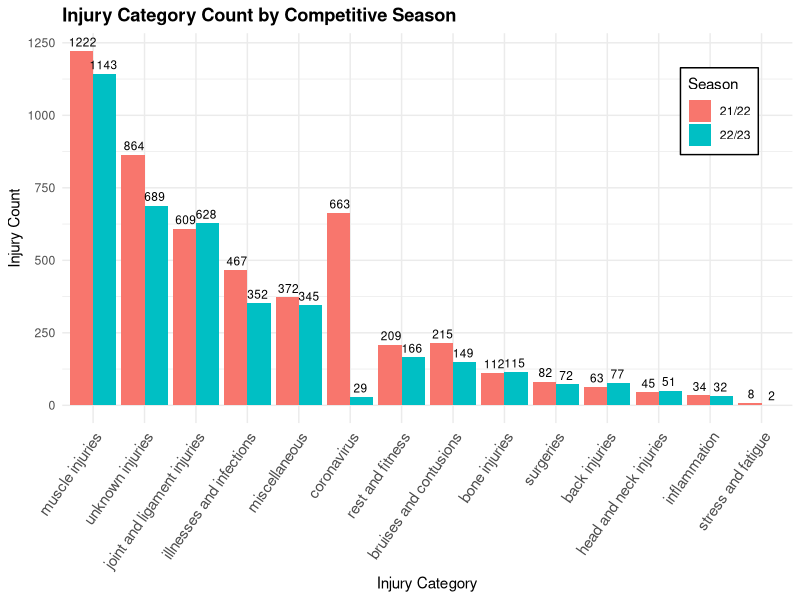

This chart was generated by the following R code:
library(tidyverse)

data <- read_csv('./derived_data/clean_data.csv')

plt15 <- data %>%
  count(injury_category, season) %>% 
  ggplot(aes(x = reorder(injury_category, -n), y = n, fill = season)) +
  geom_bar(stat = "identity", position = position_dodge(width = 0.9)) + 
  geom_text(aes(label = n), position = position_dodge(width = 0.8), vjust = -0.5, size = 3) + 
  labs(
    x = "Injury Category",
    y = "Injury Count",
    fill = "Season", 
    title = "Injury Category Count by Competitive Season"
  ) +
  theme_minimal() +
  theme(
    axis.text.x = element_text(angle = 55, hjust = 1, size = 11),
    plot.title = element_text(face = "bold"),
    legend.position = c(0.9, 0.8),
    legend.background = element_rect(fill = "white", color = "black"))

ggsave("./figures/inj_category_bar.png", plot = plt15, 
       width = 15)
